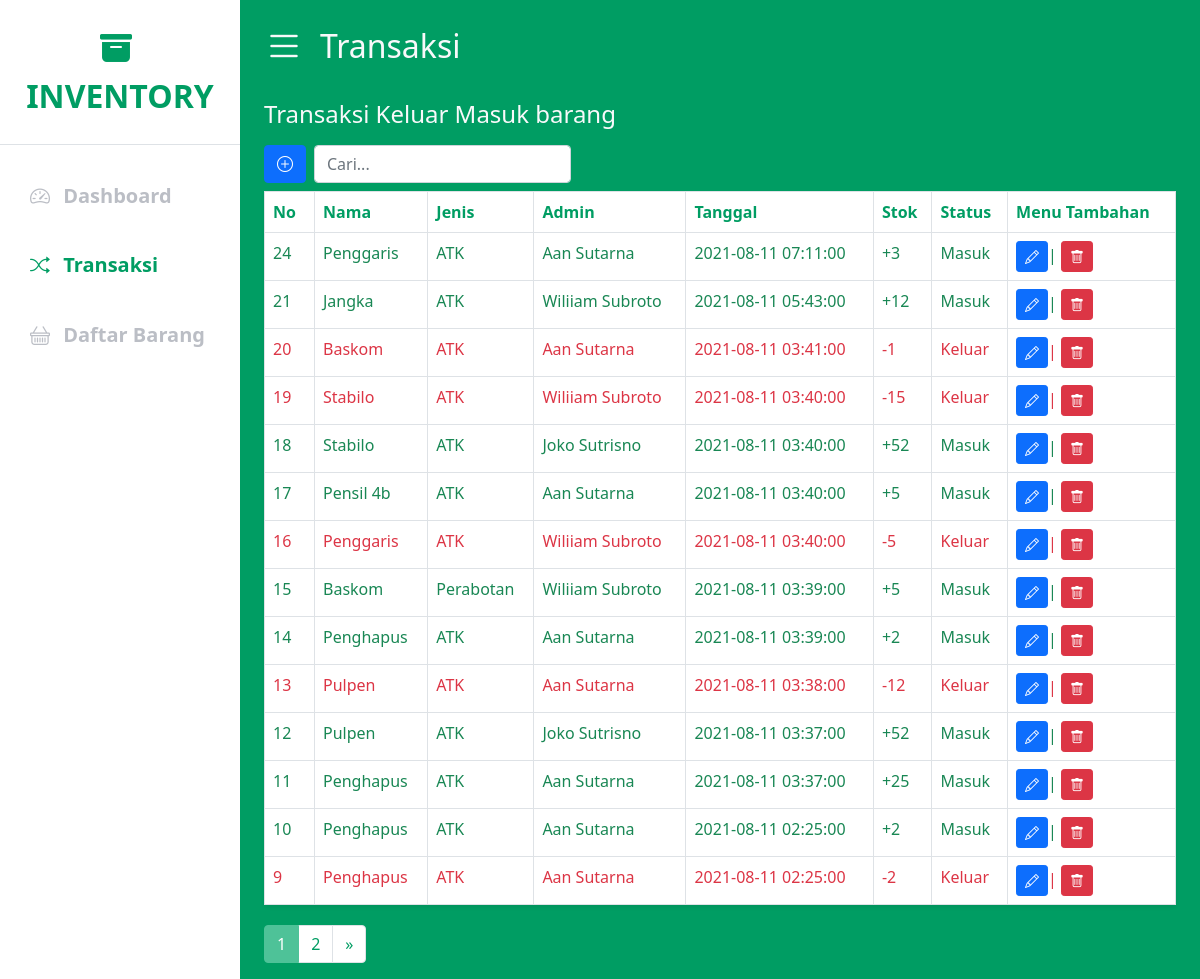
/transaction.php, run on the app's committed database.
### tables this page shows
CREATE TABLE `datatrans` (
  `id` int(11) NOT NULL,
  `nm_brg` varchar(100) NOT NULL,
  `jenis_brg` varchar(50) NOT NULL,
  `nm_org` varchar(50) NOT NULL,
  `tgl_klr` datetime NOT NULL,
  `stk` int(11) NOT NULL,
  `stkout` int(11) NOT NULL,
  `status` varchar(10) NOT NULL
);

### connection.php (called while the page is built)
<?php
$host = 'localhost';
$db_name = 'datapenyimpanan';
$user = 'root';
$pwd = '';
$conn = new mysqli($host, $user, $pwd, $db_name);
function query($query) {
	global $conn;
	$result = mysqli_query($conn, $query);
	$rows = [];
	while( $row = mysqli_fetch_assoc($result) ) {
		$rows[] = $row;
	}
	return $rows;
}
?>

### transaction.php (the view, shortened to what this page needs)
<?php
    include "connection.php";
    $dataPages = 14;
    $totalData = count(query("SELECT * FROM datatrans"));
    $totalPages = ceil($totalData/$dataPages);
    $activePages = (isset ($_GET["p"])) ? $_GET["p"] : 1;
    $firstPages = ($dataPages * $activePages) - $dataPages;
    $result = mysqli_query($conn, "SELECT * FROM datatrans ORDER BY id DESC LIMIT $firstPages, $dataPages");
?>
<!DOCTYPE html>
<html lang="en">
<head>
  <link href="https://cdn.jsdelivr.net/npm/bootstrap@5.1.0/dist/css/bootstrap.min.css" rel="stylesheet">
  <link rel="stylesheet" href="https://cdn.jsdelivr.net/npm/bootstrap-icons@1.5.0/font/bootstrap-icons.css">
  <link href="css/style.css" rel="stylesheet" type="text/css">
</head>
<body>
  <div class="d-flex" id="wrapper">
    <div class="bg-white" id="sidebar-wrapper">
      <div class="sidebar-heading text-center py-4 primary-text fs-2 fw-bold text-uppercase border-bottom">
        <i class="bi bi-archive-fill me-2" ></i>Inventory
      </div>
      <div class="list-group list-group-flush fs-5 my-3">
        <a href="index.php" class="list-group-item list-group-item-action bg-transparent second-text fw-bold">
          <i class="bi bi-speedometer2 me-2"></i>
              Dashboard
        </a>
        <a href="transaction.php" class="list-group-item list-group-item-action bg-transparent second-text active">
          <i class="bi bi-shuffle me-2"></i>
              Transaksi
        </a>
        <a href="listBarang.php" class="list-group-item list-group-item-action bg-transparent second-text fw-bold">
          <i class="bi bi-basket me-2"></i>
             Daftar Barang
        </a>
      </div>
    </div>
    <div id="page-content-wrapper">
      <nav class="navbar navbar-expand-lg navbar-light bg-transparent py-3 px-4">
        <div class="d-flex align-items-center">
          <i class="bi bi-list text-light fs-1 me-3 mb-2" id="menu-toggle"></i>
          <h2 class="text-light">Transaksi</h2>
        </div>
      </nav>
      <div class="container-fluid px-4">
        <h3 class="fs-4 mb-3 text-light">Transaksi Keluar Masuk barang</h3>
        <div class="d-grid gap-2 d-md-flex justify-content-md-start pb-1">
          </div>
          </div>
          <button type="button" class="btn btn-primary" data-bs-toggle="modal" data-bs-target="#add-data">
            <i class="bi bi-plus-circle"></i>
          </button>
          <form action="" method="post">
              <input type="text" id="keyword" name ="keyword" class="form-control" placeholder="Cari..." aria-label="Input group example" aria-describedby="btnGroupAddon">
          </form>
        </div>
        <div class="row my-1">
            <div id="tableContent" class="col table-responsive">
                <table class="table table-bordered bg-white rounded shadow-sm table-hover">
                    <thead class="primary-text">
                        <tr>
                            <th scope="col" width="50">No</th>
                            <th scope="col">Nama</th>
                            <th scope="col">Jenis</th>
                            <th scope="col">Admin</th>
                            <th scope="col">Tanggal</th>
                            <th scope="col">Stok</th>
                            <th scope="col">Status</th>
                            <th scope="col">Menu Tambahan</th>
                        </tr>
                    </thead>
                    <tbody>
                            <?php foreach( $result as $row ) : ?>
                              <?php if($row["status"]=='Masuk'){?>
                                <tr class="text-success">
                                    <td><?= $row["id"]; ?></td>
                                    <td><?= $row["nm_brg"]; ?></td>
                                    <td><?= $row["jenis_brg"]; ?></td>
                                    <td><?= $row["nm_org"]; ?></td>
                                    <td><?= $row["tgl_klr"]; ?></td>
                                    <td>+<?= $row["stk"]; ?></td>
                                    <td><?= $row["status"]; ?></td>
                                    <td>
                                        <button type="button" class="btn btn-primary btn-sm editbtn" data-bs-toggle="modal" data-bs-target="#edit-data">
                                            <i class="bi bi-pencil"></i>
                                        </button>|
                                        <a href="delete.php?id=<?= $row["id"]; ?>" onclick="return confirm('Yakin Untuk Menghapus Data?');">
                                        <button type="submit" name="update"  class="btn btn-danger btn-sm">
                                            <i class="bi bi-trash"></i>
                                          </button>
                                        </a>
                                    </td>
                                </tr>
                              <?php }else{?>
                                <tr class="text-danger">
                                    <td><?= $row["id"]; ?></td>
                                    <td><?= $row["nm_brg"]; ?></td>
                                    <td><?= $row["jenis_brg"]; ?></td>
                                    <td><?= $row["nm_org"]; ?></td>
                                    <td><?= $row["tgl_klr"]; ?></td>
                                    <td><?= -$row["stkout"]; ?></td>
                                    <td><?= $row["status"]; ?></td>
                                    <td>
                                          <button type="button" class="btn btn-primary btn-sm editbtn" data-bs-toggle="modal" data-bs-target="#edit-data">
                                            <i class="bi bi-pencil"></i>
                                          </button>|
                                        <a href="delete.php?id=<?= $row["id"]; ?>" onclick="return confirm('Yakin Untuk Menghapus Data?');">
                                          <button type="submit" name="update"  class="btn btn-danger btn-sm">
                                            <i class="bi bi-trash"></i>
                                          </button>
                                        </a>
                                    </td>
                                </tr>
                              <?php } ?>
                            <?php endforeach; ?>
                    </tbody>
                </table>
            </div>
        </div>
        <nav aria-label="...">
          <ul class="pagination primary-text">
            <?php for($i = 1; $i <= $totalPages; $i++) : ?>
              <?php if($i == $activePages) : ?>
                <li class="page-item active" aria-current="page">
                  <a class="page-link" href="?p=<?= $i; ?>"><?= $i; ?></a>
                </li>
              <?php else : ?>
                <li class="page-item">
                  <a class="page-link" href="?p=<?= $i; ?>"><?= $i; ?></a>
                </li>
              <?php endif; ?>
            <?php endfor; ?>
            <?php if ($activePages < $totalPages) : ?>
            <li class="page-item">
              <a class="page-link" href="?p=<?= $activePages + 1; ?>" aria-label="Next">
                <span aria-hidden="true">&raquo;</span>
              </a>
            </li>
            <?php endif; ?>
          </ul>
        </nav>
    </div>
</body>
</html>

### css/style.css (style rules this page uses)
:root { --main-bg-color: #bad6cc; --main-text-color : #009d63; --second-text-color :#bbbec5; --second-bg-color: #c1efde; --third-text-color: #0F52BA; }
.primary-text { color : var(--main-text-color); }
.second-text { color: var(--second-text-color); }
#wrapper { overflow-x: hidden; background-color: #009d63; }
#sidebar-wrapper { min-height: 100vh; margin-left: -15rem; transition: margin 0.25s ease-out; }
#sidebar-wrapper .sidebar-heading { padding: 0.875rem 1.25rem; font-size: 1.2rem; }
#sidebar-wrapper .list-group { width: 15rem; }
#page-content-wrapper { min-width: 100vw; }
#menu-toggle { cursor: pointer; }
.list-group-item { border: none; padding: 20px 30px; }
.list-group-item.active { background-color: transparent; color: var(--main-text-color); font-weight: bold; border: none; }
.page-item .page-link { color: var(--main-text-color); }
.page-item.active .page-link { z-index: 1; color: #fff; background-color: #4ec298; border-color: #4ec298; }
@media (min-width: 768px) { #sidebar-wrapper { margin-left: 0; } }
@media (min-width: 768px) { #page-content-wrapper { min-width: 0; width: 100%; } }

### data on the page
datatrans: id "24", nm_brg "Penggaris", jenis_brg "ATK", nm_org "Aan Sutarna", tgl_klr "2021-08-11 07:11:00", stk "3", status "Masuk"
datatrans: id "21", nm_brg "Jangka", jenis_brg "ATK", nm_org "Wiliiam Subroto", tgl_klr "2021-08-11 05:43:00", stk "12", status "Masuk"
datatrans: id "20", nm_brg "Baskom", jenis_brg "ATK", nm_org "Aan Sutarna", tgl_klr "2021-08-11 03:41:00", stkout "-1", status "Keluar"
datatrans: id "19", nm_brg "Stabilo", jenis_brg "ATK", nm_org "Wiliiam Subroto", tgl_klr "2021-08-11 03:40:00", stkout "-15", status "Keluar"
datatrans: id "18", nm_brg "Stabilo", jenis_brg "ATK", nm_org "Joko Sutrisno", tgl_klr "2021-08-11 03:40:00", stk "52", status "Masuk"
datatrans: id "17", nm_brg "Pensil 4b", jenis_brg "ATK", nm_org "Aan Sutarna", tgl_klr "2021-08-11 03:40:00", stk "5", status "Masuk"
datatrans: id "16", nm_brg "Penggaris", jenis_brg "ATK", nm_org "Wiliiam Subroto", tgl_klr "2021-08-11 03:40:00", stkout "-5", status "Keluar"
datatrans: id "15", nm_brg "Baskom", jenis_brg "Perabotan", nm_org "Wiliiam Subroto", tgl_klr "2021-08-11 03:39:00", stk "5", status "Masuk"
datatrans: id "14", nm_brg "Penghapus", jenis_brg "ATK", nm_org "Aan Sutarna", tgl_klr "2021-08-11 03:39:00", stk "2", status "Masuk"
datatrans: id "13", nm_brg "Pulpen", jenis_brg "ATK", nm_org "Aan Sutarna", tgl_klr "2021-08-11 03:38:00", stkout "-12", status "Keluar"
datatrans: id "12", nm_brg "Pulpen", jenis_brg "ATK", nm_org "Joko Sutrisno", tgl_klr "2021-08-11 03:37:00", stk "52", status "Masuk"
datatrans: id "11", nm_brg "Penghapus", jenis_brg "ATK", nm_org "Aan Sutarna", tgl_klr "2021-08-11 03:37:00", stk "25", status "Masuk"
datatrans: id "10", nm_brg "Penghapus", jenis_brg "ATK", nm_org "Aan Sutarna", tgl_klr "2021-08-11 02:25:00", stk "2", status "Masuk"
datatrans: id "9", nm_brg "Penghapus", jenis_brg "ATK", nm_org "Aan Sutarna", tgl_klr "2021-08-11 02:25:00", stkout "-2", status "Keluar"
